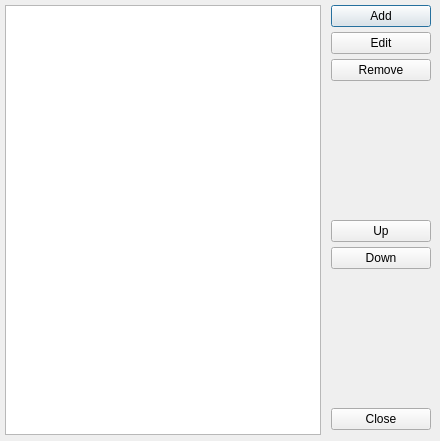
<?xml version="1.0" encoding="UTF-8"?>
<ui version="4.0">
 <class>Dialog</class>
 <widget class="QDialog" name="Dialog">
  <property name="geometry">
   <rect>
    <x>0</x>
    <y>0</y>
    <width>440</width>
    <height>441</height>
   </rect>
  </property>
  <property name="windowTitle">
   <string>Dialog</string>
  </property>
  <widget class="QWidget" name="horizontalLayoutWidget">
   <property name="geometry">
    <rect>
     <x>0</x>
     <y>0</y>
     <width>441</width>
     <height>441</height>
    </rect>
   </property>
   <layout class="QHBoxLayout" name="horizontalLayout">
    <property name="spacing">
     <number>5</number>
    </property>
    <item>
     <layout class="QVBoxLayout" name="verticalLayout">
      <property name="leftMargin">
       <number>5</number>
      </property>
      <property name="topMargin">
       <number>5</number>
      </property>
      <property name="rightMargin">
       <number>0</number>
      </property>
      <property name="bottomMargin">
       <number>5</number>
      </property>
      <item>
       <widget class="QTableView" name="accounts"/>
      </item>
      <item>
       <spacer name="horizontalSpacer">
        <property name="orientation">
         <enum>Qt::Orientation::Horizontal</enum>
        </property>
        <property name="sizeType">
         <enum>QSizePolicy::Policy::Maximum</enum>
        </property>
        <property name="sizeHint" stdset="0">
         <size>
          <width>300</width>
          <height>1</height>
         </size>
        </property>
       </spacer>
      </item>
     </layout>
    </item>
    <item>
     <layout class="QVBoxLayout" name="verticalLayout_1">
      <property name="spacing">
       <number>5</number>
      </property>
      <property name="sizeConstraint">
       <enum>QLayout::SizeConstraint::SetDefaultConstraint</enum>
      </property>
      <property name="leftMargin">
       <number>5</number>
      </property>
      <property name="topMargin">
       <number>5</number>
      </property>
      <property name="rightMargin">
       <number>10</number>
      </property>
      <property name="bottomMargin">
       <number>10</number>
      </property>
      <item>
       <widget class="QPushButton" name="button_Add">
        <property name="text">
         <string>Add</string>
        </property>
       </widget>
      </item>
      <item>
       <widget class="QPushButton" name="button_Edit">
        <property name="text">
         <string>Edit</string>
        </property>
       </widget>
      </item>
      <item>
       <widget class="QPushButton" name="button_Remove">
        <property name="text">
         <string>Remove</string>
        </property>
       </widget>
      </item>
      <item>
       <spacer name="verticalSpacer_4">
        <property name="orientation">
         <enum>Qt::Orientation::Vertical</enum>
        </property>
        <property name="sizeType">
         <enum>QSizePolicy::Policy::Expanding</enum>
        </property>
        <property name="sizeHint" stdset="0">
         <size>
          <width>20</width>
          <height>20</height>
         </size>
        </property>
       </spacer>
      </item>
      <item>
       <widget class="QPushButton" name="button_up">
        <property name="text">
         <string>Up</string>
        </property>
       </widget>
      </item>
      <item>
       <widget class="QPushButton" name="button_down">
        <property name="text">
         <string>Down</string>
        </property>
       </widget>
      </item>
      <item>
       <spacer name="verticalSpacer_6">
        <property name="orientation">
         <enum>Qt::Orientation::Vertical</enum>
        </property>
        <property name="sizeHint" stdset="0">
         <size>
          <width>40</width>
          <height>20</height>
         </size>
        </property>
       </spacer>
      </item>
      <item>
       <widget class="QPushButton" name="botton_close">
        <property name="text">
         <string>Close</string>
        </property>
       </widget>
      </item>
      <item>
       <spacer name="horizontalSpacer_2">
        <property name="orientation">
         <enum>Qt::Orientation::Horizontal</enum>
        </property>
        <property name="sizeType">
         <enum>QSizePolicy::Policy::Fixed</enum>
        </property>
        <property name="sizeHint" stdset="0">
         <size>
          <width>100</width>
          <height>1</height>
         </size>
        </property>
       </spacer>
      </item>
     </layout>
    </item>
   </layout>
  </widget>
  <action name="action_addRow">
   <property name="text">
    <string>AddRow</string>
   </property>
   <property name="menuRole">
    <enum>QAction::MenuRole::NoRole</enum>
   </property>
  </action>
 </widget>
 <resources/>
 <connections/>
 <slots>
  <slot>slot_addRow()</slot>
 </slots>
</ui>
